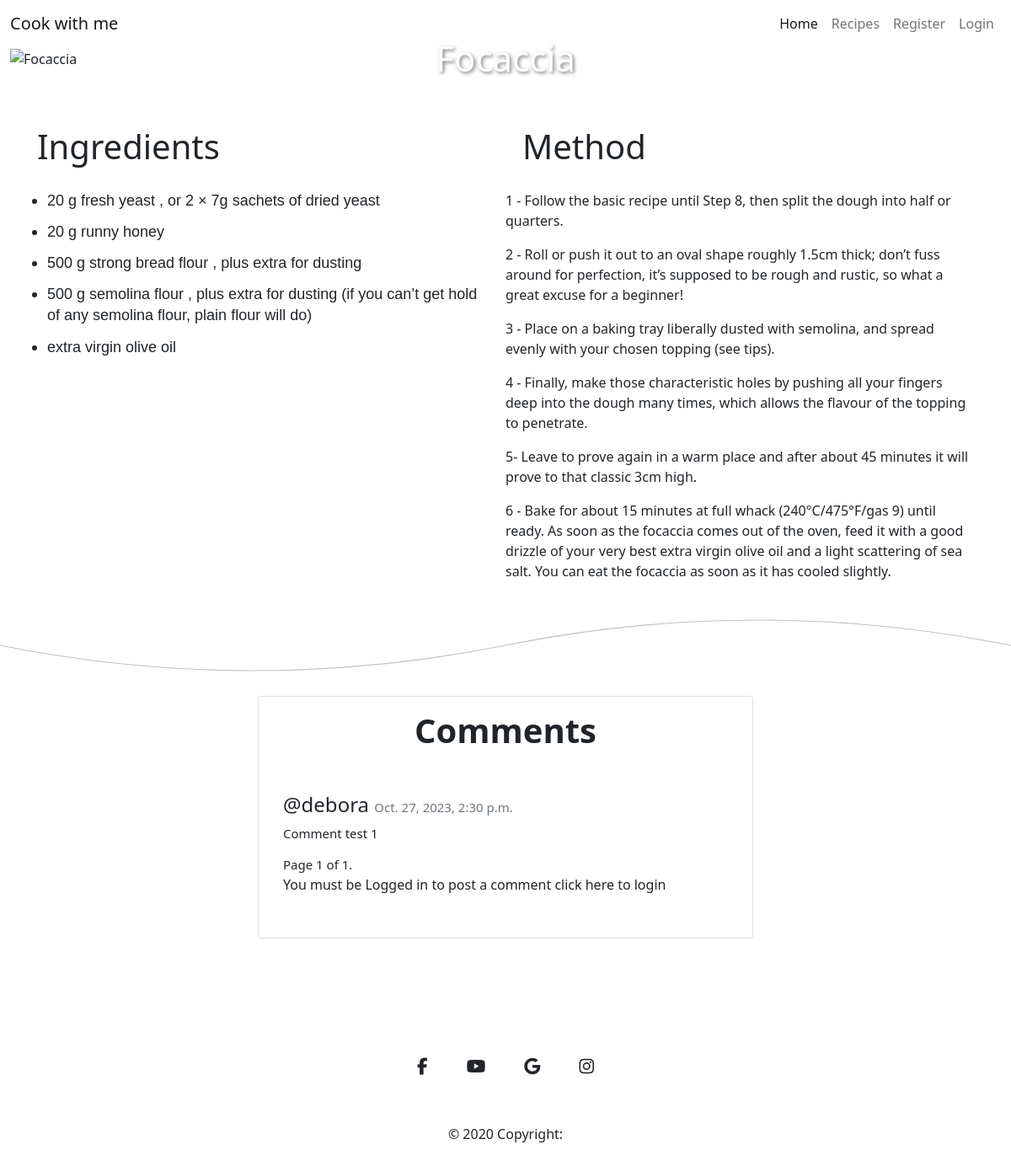
Page /recipes/4/ on the earlier database version.
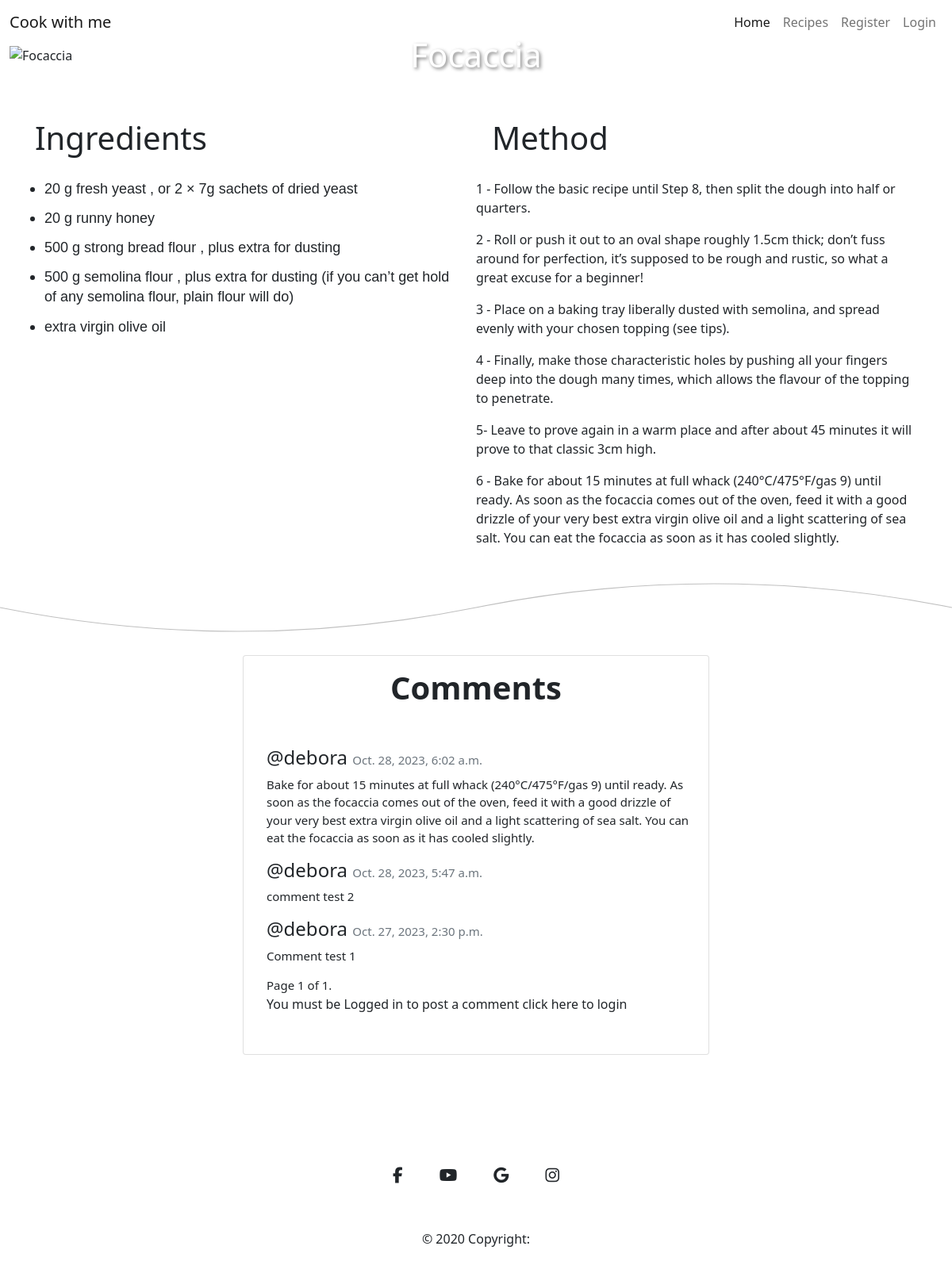
Same page on the later database version.
### cook_recipe/models.py (models this page shows, shortened)
class Recipe(models.Model):
    featured_image = CloudinaryField('image')
    recipe_image = CloudinaryField('image', null=True, blank=True)
    title = models.CharField(max_length=150, unique=True)
    created_date = models.DateTimeField(auto_now_add=True)
    content = models.TextField()
    content_method = models.TextField(default="Default content for method.")
    status = models.IntegerField(choices=STATUS, default=0)
    likes = models.ManyToManyField(User, related_name='recipes_likes', blank=True)

class Comment(models.Model):
    recipe = models.ForeignKey(Recipe, on_delete=models.CASCADE)
    user = models.ForeignKey(User, on_delete=models.CASCADE, null=True, blank=True)
    first_name = models.CharField(max_length=50, blank=True, null=True)
    last_name = models.CharField(max_length=50, blank=True, null=True)
    email = models.EmailField(max_length=50, blank=True, null=True)
    content_body = models.TextField(max_length=400)
    comment_approved = models.BooleanField(default=False)
    created_on = models.DateTimeField(auto_now_add=True)

### cook_recipe/views.py (the view, shortened to what this page needs)
# urls.py: path('recipes/<int:recipe_id>/',  recipe_content, name='recipe_content'),
def recipe_content(request, recipe_id):
    recipe = get_object_or_404(Recipe, pk=recipe_id)
    comments = recipe.comment_set.all().order_by('-created_on')
    paginator = Paginator(comments, 4) # Show 4 comments per page
    page = request.GET.get('page')
    comments = paginator.get_page(page)
    form = CommentForm()
    return render(request, 'recipe_content.html', {'form':form, 'recipe':recipe, 'comments': comments})

### templates/recipe_content.html (shortened to what this page needs)
{% extends 'base.html' %}
{% load static%}
{% load crispy_forms_tags%}
{% block content %}
<div class="container-fluid">
    <div class="row">
        <div class="col-12 title-box">
            <img src="{{ recipe.recipe_image.url }}" alt="{{ recipe.title }}" class="img-fluid w-100">
            <h1>{{ recipe.title }}</h1>
        </div>
    </div>
</div>
<div class="container-fluid row mt-5">
        <div class="col-md-6">
            <h2>Ingredients</h2>
            {{ recipe.content|safe }}
        </div>
        <div class="col-md-6">
            <h2>Method</h2>
            {{ recipe.content_method|safe }}
        </div>
</div>
<svg xmlns="http://www.w3.org/2000/svg" viewBox="0 0 1000 100" preserveAspectRatio="none">
    <path d="M0 50 Q 250 100 500 50 T 1000 50" fill="none" stroke="silver" stroke-width="1"></path>
</svg>
<div class="row d-flex justify-content-center mt-100 mb-100">
    <div class="col-lg-6">
        <div class="card">
            <div class="card-body text-center">
                <h4 class="card-title fs-1">Comments</h4>
            </div>
            <div class="comment-widgets">
                <div class="d-flex flex-row comment-row m-t-0">
                    <div class="comment-text w-100">
                        {% for comment in comments %}
                             <h6 class="fs-4">@{{ comment.user }} <span class="text-muted float-right">{{ comment.created_on }}</span></h6>
                             <span class="m-b-15 d-block">{{ comment.content_body }}</span>
                        {% endfor %}
                        <div class="pagination">
                            <span class="step-links">
                                <span class="current">
                                    Page {{ comments.number }} of {{ comments.paginator.num_pages }}.
                                </span>
                            </span>
                        </div>
                        {% if user.is_authenticated %}
                            <h3>Add a Comment</h3>
                            <form method="post">
                                {% csrf_token %}
                                {{ form|crispy }}
                                <button type="submit" class="btn btn-success btn-sm mt-5">Publish</button>
                                <button type="button" class="btn btn-primary btn-sm mt-5">Edit</button>
                                <button type="button" class="btn btn-danger btn-sm mt-5">Delete</button>
                            </form>
                        {% else %}
                            <p>You must be Logged in to post a comment <a href="{% url 'account_login' %}">click here</a> to login </p>
                        {% endif %}
                    </div>
                </div>
            </div>
        </div>
    </div>
</div>
{% endblock %}

### templates/base.html (shortened to what this page needs)
{% load static%}
<!doctype html>
<html lang="en">
  <head>
    <link rel="stylesheet" href="{% static 'css/style.css' %}">
    <link href="https://cdn.jsdelivr.net/npm/bootstrap@5.0.2/dist/css/bootstrap.min.css" rel="stylesheet">
  </head>
  <body>
    <header>
        <section id="nav-section">
            <nav class="navbar navbar-expand-md navbar-light">
                <div class="container-fluid">
                    <a class="navbar-brand" href="{% url 'home' %}">Cook with me</a>
              <div class="nav-elements collapse navbar-collapse" id="navbarNav">
                <ul class="navbar-nav text-center ms-auto">
                  <li class="nav-item">
                    <a class="nav-link active" aria-current="page" href="{% url 'home' %}">Home</a>
                  </li>
                  <li class="nav-item">
                    <a class="nav-link" href="{% url 'recipes' %}">Recipes</a>
                  {% if user.is_authenticated %}
                  <li class="nav-item">
                    <a class="nav-link" href="{% url 'account_logout' %}">Logout</a>
                  </li>
                  {% else %}
                  <li class="nav-item">
                    <a class="nav-link" href="{% url 'account_signup' %}">Register</a>
                  </li>
                  <li class="nav-item">
                    <a class="nav-link" href="{% url 'account_login' %}">Login</a>
                  </li>
                  {% endif %}
                </ul>
              </div>
            </div>
            </nav>
          </section>
    </header>
    {% block content %}
    {% endblock %}
<div class="container my-5">
    <footer class="text-center text-white">
    <div class="container pt-4">
      <section class="mb-4">
        <a
          class="btn btn-link btn-floating btn-lg text-dark m-1"
          href="#!"
          role="button"
          data-mdb-ripple-color="dark"
          ><i class="fab fa-facebook-f"></i
        ></a>
        <a
          class="btn btn-link btn-floating btn-lg text-dark m-1"
          href="#!"
          role="button"
          data-mdb-ripple-color="dark"
          ><i class="fab fa-youtube"></i
        ></a>
        <a
          class="btn btn-link btn-floating btn-lg text-dark m-1"
          href="#!"
          role="button"
          data-mdb-ripple-color="dark"
          ><i class="fab fa-google"></i
        ></a>
        <a
          class="btn btn-link btn-floating btn-lg text-dark m-1"
          href="#!"
          role="button"
          data-mdb-ripple-color="dark"
          ><i class="fab fa-instagram"></i
        ></a>
      </section>
    </div>
    <div class="text-center text-dark p-3">
      © 2020 Copyright:
    </div>
  </footer>
  </div>
  </body>
</html>

### static/css/style.css (style rules this page uses)
* { margin: 0; padding: 0; border: 0; }
body { font-family: 'Montserrat', sans-serif; min-height: 100vh; height: auto; font-size: 16px; }
.title-box { position: relative; }
.title-box h1 { position: absolute; top: 50%; left: 50%; transform: translate(-50%, -50%); color: white; text-shadow: 2px 2px 4px rgba(0, 0, 0, 0.5); font-size: 3.5vw; }
.col-md-6 h2 { padding: 20px; font-size: 40px; }
.mt-100 { margin-top: 100px; }
.mb-100 { margin-bottom:100px; }
.card { position: relative; display: -webkit-box; display: -ms-flexbox; display: flex; -webkit-box-orient: vertical; -webkit-box-direction: normal; -ms-flex-direction: column; flex-direction: column; min-width: 0; word-wrap: break-word; background-color: #fff; background-clip: border-box ;border: 0px solid transparent; border-radius: 0px }
.card-body { -webkit-box-flex: 1; -ms-flex: 1 1 auto; flex: 1 1 auto; padding: 1.25rem; }
.card .card-title { position: relative; font-weight: 600; margin-bottom: 10px; font-size: 36px; }
.comment-widgets { position: relative; margin-bottom: 10px; }
.comment-widgets .comment-row { border-bottom: 1px solid transparent; ;padding: 14px; display: -webkit-box; display: -ms-flexbox; display: flex; margin: 10px 0; }
.comment-text span { font-size: 15px; }
.comment-text { padding-left: 15px; }
.m-b-15 { margin-bottom: 15px; }
.comment-text a { color: inherit; text-decoration: none; text-align: center; }

Differences in the rows shown:
added Comment: user "debora", created_on "Oct. 28, 2023, 6:02 a.m.", content_body "Bake for about 15 minutes at full whack (240°C/475°F/gas 9) until ready. As soon as the focaccia comes out of the oven, feed it with a good drizzle of your very best extra virgin olive oil and a light scattering of sea salt. You can eat the focaccia as soon as it has cooled slightly."
added Comment: user "debora", created_on "Oct. 28, 2023, 5:47 a.m.", content_body "comment test 2"
